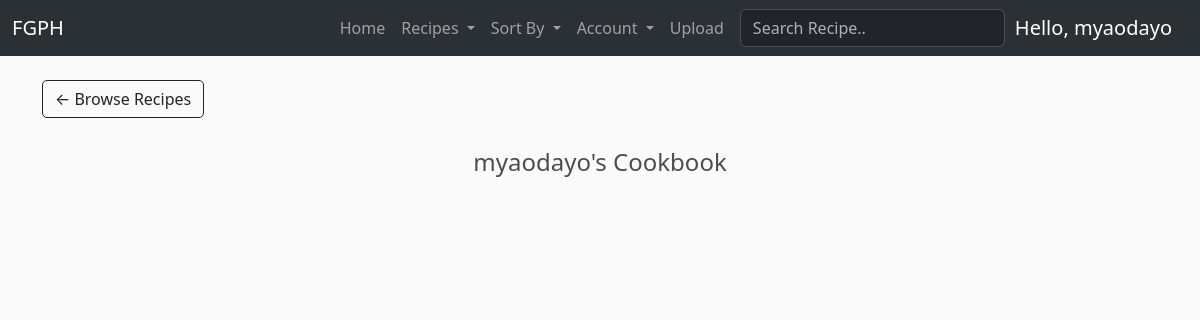
Before: /cookbook/ (signed in) with the older database file.
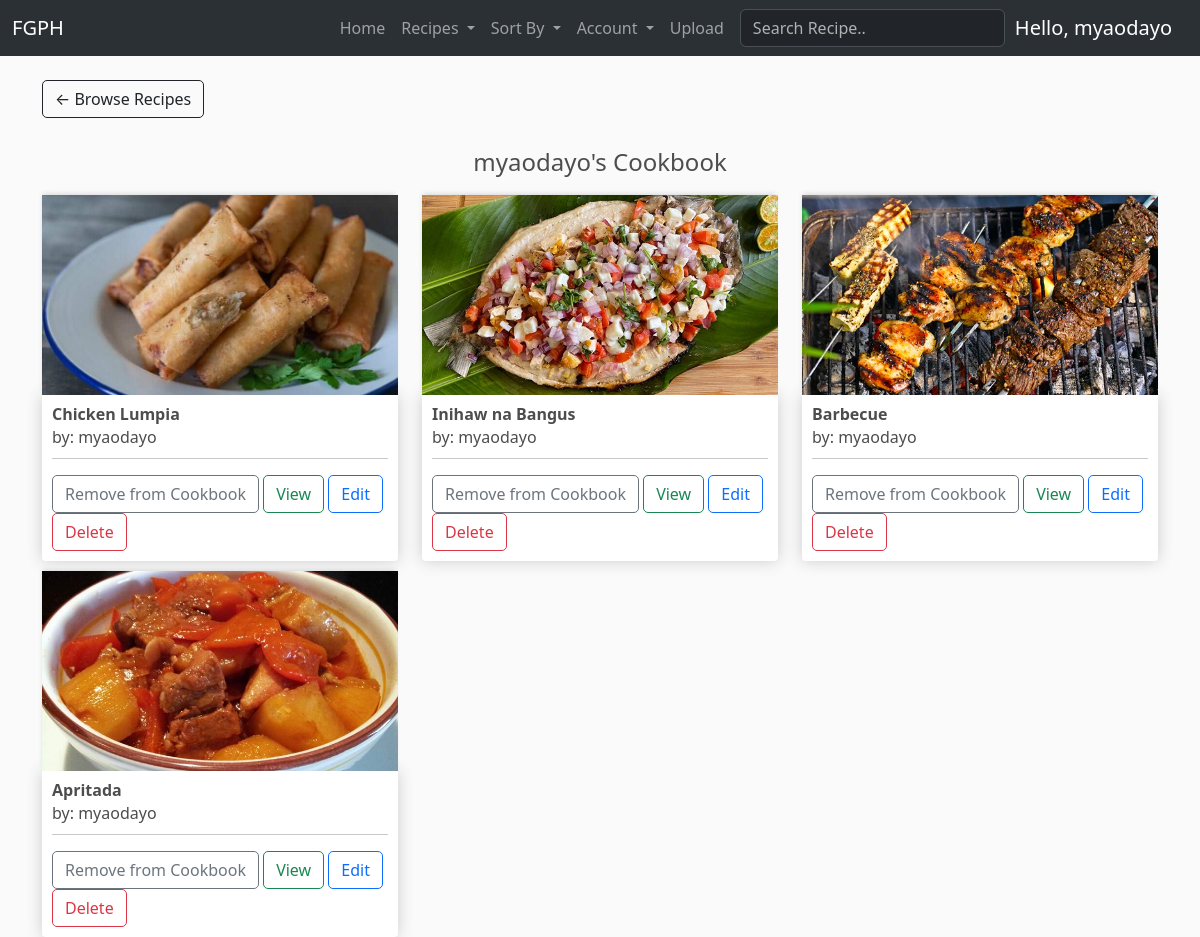
After: the same page with the newer database file.
### FGPH/models.py (models this page shows, shortened)
class RegisteredUser(models.Model):
	user = models.OneToOneField(User, null=True, blank=True, on_delete=models.CASCADE)
	name = models.CharField(max_length=200, null=True)
	email = models.CharField(max_length=200)
	title = models.CharField(default="", max_length=200, blank=True)
	profile_pic = models.ImageField(default="pfp.png", null=True, blank=True)
	date_created = models.DateTimeField(auto_now_add=True, null=True)
	def __str__(self):
	    return str(self.name)

class CookbookRecipe(models.Model):
	cookbook = models.ForeignKey(Cookbook, null=True, on_delete=models.CASCADE, related_name='recipes')
	recipe = models.ForeignKey(Recipe, null=True, on_delete=models.CASCADE)

class Recipe(models.Model):
	author = models.ForeignKey(RegisteredUser, null=True, on_delete=models.CASCADE, related_name='recipes')
	name = models.CharField(max_length=64)
	category = models.ForeignKey(Category, null=True, blank=True, on_delete=models.SET_NULL, related_name='recipes')
	tags = models.ManyToManyField(Tag)
	thumbnail = models.ImageField(default='placeholder.png')
	region = models.ForeignKey(Region, null=True, blank=True, on_delete=models.SET_NULL, related_name='recipes')
	description = models.CharField(max_length=500, null=True, blank=True)
	steps = models.JSONField(null=True)
	ingredients = models.JSONField(null=True)
	preparation_time = models.CharField(max_length=64, null=True, blank=True)
	serving_size = models.IntegerField(
		null=True,
		blank=True,
        validators=[
            MaxValueValidator(500),
            MinValueValidator(1)
        ]
    )
	date_created = models.DateTimeField(auto_now_add=True, null=True)
	date_modified = models.DateTimeField(auto_now=True, null=True)
	@property
	def recipeSteps(self):
		return json.loads(self.steps)

### FGPH/views.py (the view)
# urls.py: path("cookbook/", views.cookbook, name='cookbook'),
@login_required(login_url='FGPH:login')
def cookbook(request):
    categories = Category.objects.all()
    if request.user.is_authenticated:
        cookbookAuthor = request.user.registereduser
        cookbook, created = Cookbook.objects.get_or_create(cookbookAuthor=cookbookAuthor)
        cookbookRecipes = cookbook.recipes.all()
    else:
        cookbookRecipes = []
    context = {'cookbookRecipes': cookbookRecipes, 'categories': categories}
    return render(request, 'FGPH/cookbook.html', context)

### FGPH/templatetags/get_group.py (called while the page is built)
@register.filter(name='has_group')
def has_group(user, group_name):
    return user.groups.filter(name=group_name).exists()

### FGPH/templates/FGPH/cookbook.html
{% extends 'FGPH/template.html' %}
{% load static %}
{% block content %}
<a style="margin-bottom: 30px;" class="btn btn-outline-dark" href="{% url 'FGPH:home' %}">&#x2190; Browse Recipes</a>
<h4 style="text-align: center;">{{ request.user.registereduser.name }}'s Cookbook</h4>
<div class="row">
    {% for cookbookRecipe in cookbookRecipes %}
		<div class="col-lg-4">
			<img class="thumbnail" src="{{ cookbookRecipe.recipe.thumbnail.url }}">
			<div class="box-element product">
				<h6><strong>{{ cookbookRecipe.recipe.name }}</strong></h6>
				<h6 style="line-height: 10px;">by: {{ cookbookRecipe.recipe.author }}</h6>
				<hr>
				<button data-recipe="{{ cookbookRecipe.recipe.id }}" data-action="remove" class="btn btn-outline-secondary remove-recipe">Remove from Cookbook</button>
				<a href="{% url 'FGPH:recipe' cookbookRecipe.recipe.id %}" class="btn btn-outline-success">View</a>
                {% if request.user.registereduser == cookbookRecipe.recipe.author %}
                <a href="{% url 'FGPH:editRecipe' cookbookRecipe.recipe.id %}" class="btn btn-outline-primary">Edit</a>
                <a href="{% url 'FGPH:deleteRecipe' cookbookRecipe.recipe.id %}" class="btn btn-outline-danger">Delete</a>
                {% endif %}
			</div>
		</div>
	{% endfor %}
</div>
{% endblock content %}

### FGPH/templates/FGPH/template.html (shortened to what this page needs)
<!DOCTYPE html>
{% load static %}
<html lang="en">
<head>
    <link href="https://cdn.jsdelivr.net/npm/bootstrap@5.3.3/dist/css/bootstrap.min.css" rel="stylesheet"></head>
    <link rel="stylesheet" type="text/css" href="{% static 'css/main.css' %}">
    <link rel="stylesheet" href="https://cdn.jsdelivr.net/npm/bootstrap-icons@1.11.3/font/bootstrap-icons.min.css">
<body>
    {% include 'FGPH/sections/navbar.html' %}
    <div class="container">
        <br>
        {% block content %}
        {% endblock content %}
    </div>
</body>
</html>

### FGPH/templates/FGPH/sections/navbar.html (shortened to what this page needs)
{% load get_group %}
<nav class="navbar navbar-expand-lg bg-body-tertiary" data-bs-theme="dark">
  <div class="container-fluid">
    <a class="navbar-brand" href="{% url 'FGPH:home' %}">FGPH</a>
    <div class="collapse navbar-collapse" id="navbarSupportedContent">
      <ul class="navbar-nav ms-auto me-2 mb-2 mb-lg-0">
        <li class="nav-item">
          <a class="nav-link" aria-current="page" href="{% url 'FGPH:home' %}">Home</a>
        </li>
        <li class="nav-item dropdown">
          <a class="nav-link dropdown-toggle" href="#" role="button" data-bs-toggle="dropdown" aria-expanded="false">
            Recipes
          </a>
        </li>
        <li class="nav-item dropdown">
          <a class="nav-link dropdown-toggle" href="#" role="button" data-bs-toggle="dropdown" aria-expanded="false">
            Sort By
          </a>
        </li>
        {% if request.user|has_group:"contributor" or request.user|has_group:"user" %}
        <li class="nav-item dropdown">
          <a class="nav-link dropdown-toggle" href="#" role="button" data-bs-toggle="dropdown" aria-expanded="false">
            Account
          </a>
        </li>
        {% endif %}
        {% if request.user|has_group:"contributor" %}
        <li class="nav-item">
          <a class="nav-link" aria-current="page" href="{% url 'FGPH:uploadRecipe' %}">Upload</a>
        </li>
        {% endif %}
      </ul>
      <form action="{% url 'FGPH:home' %}" method="get">
        <input class="form-control me-2" name="q" type="text" placeholder="Search Recipe.." aria-label="Search">
      </form>
      <div style="margin-left: 10px;">
        {% if request.user.is_authenticated %}
        <a class="navbar-brand">Hello, {{ request.user.username }}</a>
        {% else %}
        <a href="{% url 'FGPH:login' %}" class="btn btn-outline-warning">Login</a>
        {% endif %}
      </div>
    </div>
  </div>
</nav>

### static/css/main.css (style rules this page uses)
body { background-color: hsl(0, 0%, 98%); }
h1,h2,h3,h4,h5,h6 { color:hsl(0, 0%, 30%); }
.box-element { box-shadow:hsl(0, 0%, 80%) 0 0 16px; background-color: #fff; border-radius: 4px; padding: 10px; }
.thumbnail { width: 100%; height: 200px; object-fit: cover; -webkit-box-shadow: -1px -3px 5px -2px rgba(214,214,214,1); -moz-box-shadow: -1px -3px 5px -2px rgba(214,214,214,1); box-shadow: -1px -3px 5px -2px rgba(214,214,214,1); }
.product { border-radius: 0 0 4px 4px; }
.col-lg-4, .col-lg-6, .col-lg-8, .col-lg-12 { margin-top: 10px; }
.btn { border-radius: 5px; }

Changed rows visible on the page:
added CookbookRecipe: recipe.thumbnail (picture), recipe.name "Chicken Lumpia", recipe.author "myaodayo", shows "Edit"
added CookbookRecipe: recipe.thumbnail (picture), recipe.name "Inihaw na Bangus", recipe.author "myaodayo", shows "Edit"
added CookbookRecipe: recipe.thumbnail (picture), recipe.name "Barbecue", recipe.author "myaodayo", shows "Edit"
added CookbookRecipe: recipe.thumbnail (picture), recipe.name "Apritada", recipe.author "myaodayo", shows "Edit"
